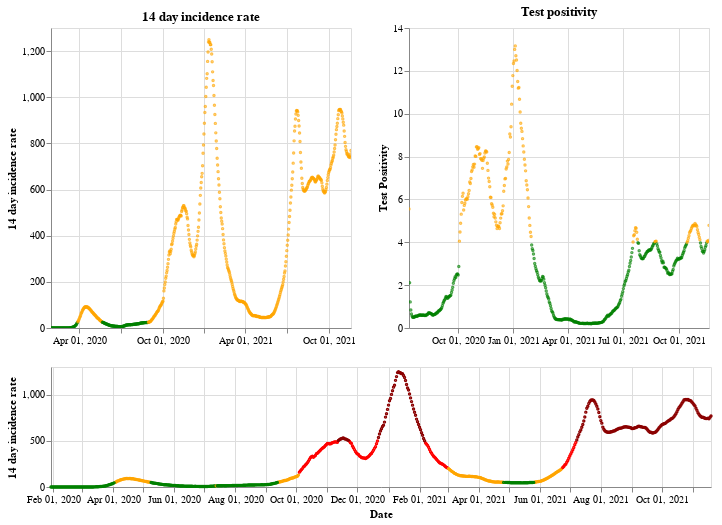

Notebook code cell kept with this figure:
### Markdown cell above
## England

### Code cell
plot_traffic_light('England')

### Figure 1 — Vega-Lite specification as saved in the notebook (floating-point values rounded to 4 significant figures; data arrays with more than 128 entries replaced by an {"elided": "..."} marker saying what was removed)
{"config": {"view": {"continuousWidth": 400, "continuousHeight": 300}}, "vconcat": [{"hconcat": [{"mark": {"type": "point", "size": 2}, "encoding": {"color": {"condition": {"value": "green", "test": "(datum.twoWeeklyCasesRate <= 25)"}, "value": "orange"}, "tooltip": [{"type": "nominal", "field": "areaName"}, {"type": "temporal", "field": "date"}, {"type": "quantitative", "field": "twoWeeklyCasesRate"}, {"type": "quantitative", "field": "testPositivity"}], "x": {"type": "temporal", "axis": {"title": ""}, "field": "date", "scale": {"domain": {"selection": "DateBrush"}}, "timeUnit": "yearmonthdate"}, "y": {"type": "quantitative", "axis": {"title": "14 day incidence rate"}, "field": "twoWeeklyCasesRate"}}, "title": "14 day incidence rate", "width": 300}, {"mark": {"type": "point", "size": 2}, "encoding": {"color": {"condition": {"value": "green", "test": "(datum.testPositivity <= 4)"}, "value": "orange"}, "tooltip": [{"type": "nominal", "field": "areaName"}, {"type": "temporal", "field": "date"}, {"type": "quantitative", "field": "twoWeeklyCasesRate"}, {"type": "quantitative", "field": "testPositivity"}], "x": {"type": "temporal", "axis": {"title": ""}, "field": "date", "scale": {"domain": {"selection": "DateBrush"}}, "timeUnit": "yearmonthdate"}, "y": {"type": "quantitative", "axis": {"title": "Test Positivity"}, "field": "testPositivity"}}, "title": "Test positivity", "width": 300}]}, {"layer": [{"mark": {"type": "point", "size": 2}, "encoding": {"color": {"condition": {"value": "orange", "test": "(((datum.testPositivity < 4) && (datum.twoWeeklyCasesRate >= 50)) && (datum.twoWeeklyCasesRate < 200))"}, "value": "red"}, "opacity": {"condition": {"value": 1, "test": "((datum.twoWeeklyCasesRate >= 50) && (datum.twoWeeklyCasesRate < 500))"}, "value": 0}, "tooltip": [{"type": "nominal", "field": "areaName"}, {"type": "temporal", "field": "date"}, {"type": "quantitative", "field": "twoWeeklyCasesRate"}, {"type": "quantitative", "field": "testPositivity"}], "x": {"type": "temporal", "axis": {"title": "Date"}, "field": "date", "timeUnit": "yearmonthdate"}, "y": {"type": "quantitative", "axis": {"title": "14 day incidence rate"}, "field": "twoWeeklyCasesRate"}}, "selection": {"DateBrush": {"type": "interval", "encodings": ["x"], "fields": ["Time"]}}}, {"mark": {"type": "point", "size": 2}, "encoding": {"color": {"value": "darkred"}, "opacity": {"condition": {"value": 1, "test": "(datum.twoWeeklyCasesRate >= 500)"}, "value": 0}, "tooltip": [{"type": "nominal", "field": "areaName"}, {"type": "temporal", "field": "date"}, {"type": "quantitative", "field": "twoWeeklyCasesRate"}, {"type": "quantitative", "field": "testPositivity"}], "x": {"type": "temporal", "axis": {"title": "Date"}, "field": "date", "timeUnit": "yearmonthdate"}, "y": {"type": "quantitative", "axis": {"title": "14 day incidence rate"}, "field": "twoWeeklyCasesRate"}}}, {"mark": {"type": "point", "size": 2}, "encoding": {"color": {"condition": {"value": "green", "test": "((datum.testPositivity < 4) && (datum.twoWeeklyCasesRate < 50))"}, "value": "orange"}, "opacity": {"condition": {"value": 1, "test": "(datum.twoWeeklyCasesRate < 50)"}, "value": 0}, "tooltip": [{"type": "nominal", "field": "areaName"}, {"type": "temporal", "field": "date"}, {"type": "quantitative", "field": "twoWeeklyCasesRate"}, {"type": "quantitative", "field": "testPositivity"}], "x": {"type": "temporal", "axis": {"title": "Date"}, "field": "date", "timeUnit": "yearmonthdate"}, "y": {"type": "quantitative", "axis": {"title": "14 day incidence rate"}, "field": "twoWeeklyCasesRate"}}}], "height": 120, "width": 660}], "data": {"name": "data-e06bdfaf2d9204d5a07459f302b4cb29"}, "$schema": "https://vega.github.io/schema/vega-lite/v4.8.1.json", "datasets": {"data-e06bdfaf2d9204d5a07459f302b4cb29": {"elided": "660 records"}}}
